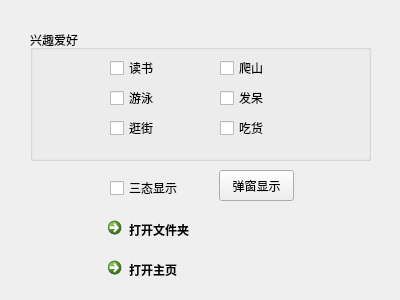
<?xml version="1.0" encoding="UTF-8"?>
<ui version="4.0">
 <class>Widget</class>
 <widget class="QWidget" name="Widget">
  <property name="geometry">
   <rect>
    <x>0</x>
    <y>0</y>
    <width>400</width>
    <height>300</height>
   </rect>
  </property>
  <property name="windowTitle">
   <string>Widget</string>
  </property>
  <widget class="QGroupBox" name="groupBox">
   <property name="geometry">
    <rect>
     <x>30</x>
     <y>30</y>
     <width>341</width>
     <height>131</height>
    </rect>
   </property>
   <property name="title">
    <string>兴趣爱好</string>
   </property>
   <widget class="QCheckBox" name="checkBoxRead">
    <property name="geometry">
     <rect>
      <x>80</x>
      <y>30</y>
      <width>71</width>
      <height>16</height>
     </rect>
    </property>
    <property name="text">
     <string>读书</string>
    </property>
   </widget>
   <widget class="QCheckBox" name="checkBoxClimb">
    <property name="geometry">
     <rect>
      <x>190</x>
      <y>30</y>
      <width>71</width>
      <height>16</height>
     </rect>
    </property>
    <property name="text">
     <string>爬山</string>
    </property>
   </widget>
   <widget class="QCheckBox" name="checkBoxSwim">
    <property name="geometry">
     <rect>
      <x>80</x>
      <y>60</y>
      <width>71</width>
      <height>16</height>
     </rect>
    </property>
    <property name="text">
     <string>游泳</string>
    </property>
   </widget>
   <widget class="QCheckBox" name="checkBoxDaze">
    <property name="geometry">
     <rect>
      <x>190</x>
      <y>60</y>
      <width>71</width>
      <height>16</height>
     </rect>
    </property>
    <property name="text">
     <string>发呆</string>
    </property>
   </widget>
   <widget class="QCheckBox" name="checkBoxShopping">
    <property name="geometry">
     <rect>
      <x>80</x>
      <y>90</y>
      <width>71</width>
      <height>16</height>
     </rect>
    </property>
    <property name="text">
     <string>逛街</string>
    </property>
   </widget>
   <widget class="QCheckBox" name="checkBoxEat">
    <property name="geometry">
     <rect>
      <x>190</x>
      <y>90</y>
      <width>71</width>
      <height>16</height>
     </rect>
    </property>
    <property name="text">
     <string>吃货</string>
    </property>
   </widget>
  </widget>
  <widget class="QCheckBox" name="checkBoxTristate">
   <property name="geometry">
    <rect>
     <x>110</x>
     <y>180</y>
     <width>71</width>
     <height>16</height>
    </rect>
   </property>
   <property name="text">
    <string>三态显示</string>
   </property>
  </widget>
  <widget class="QPushButton" name="pushButton">
   <property name="geometry">
    <rect>
     <x>219</x>
     <y>170</y>
     <width>75</width>
     <height>31</height>
    </rect>
   </property>
   <property name="text">
    <string>弹窗显示</string>
   </property>
  </widget>
  <widget class="QCommandLinkButton" name="commandLinkButtonFolder">
   <property name="geometry">
    <rect>
     <x>100</x>
     <y>210</y>
     <width>191</width>
     <height>41</height>
    </rect>
   </property>
   <property name="text">
    <string>打开文件夹</string>
   </property>
  </widget>
  <widget class="QCommandLinkButton" name="commandLinkButtonWeb">
   <property name="geometry">
    <rect>
     <x>100</x>
     <y>250</y>
     <width>191</width>
     <height>41</height>
    </rect>
   </property>
   <property name="text">
    <string>打开主页</string>
   </property>
  </widget>
 </widget>
 <layoutdefault spacing="6" margin="11"/>
 <resources/>
 <connections/>
</ui>
